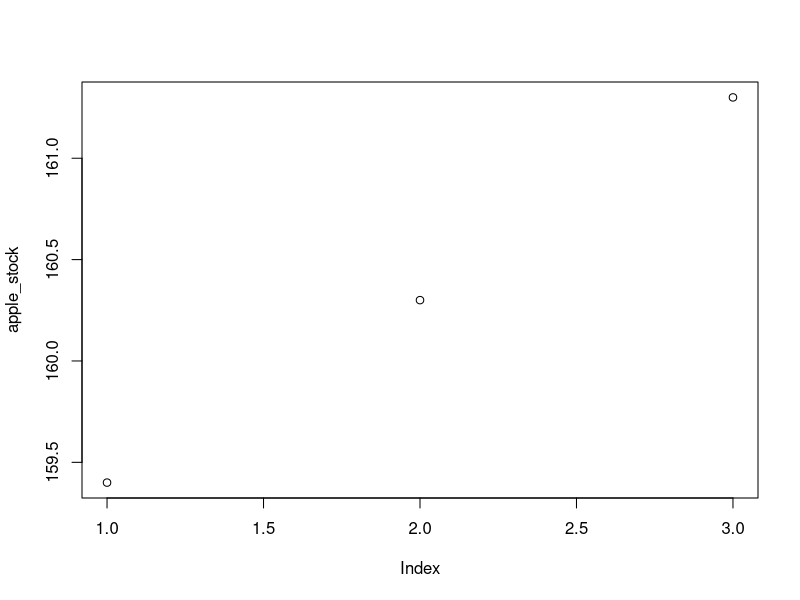
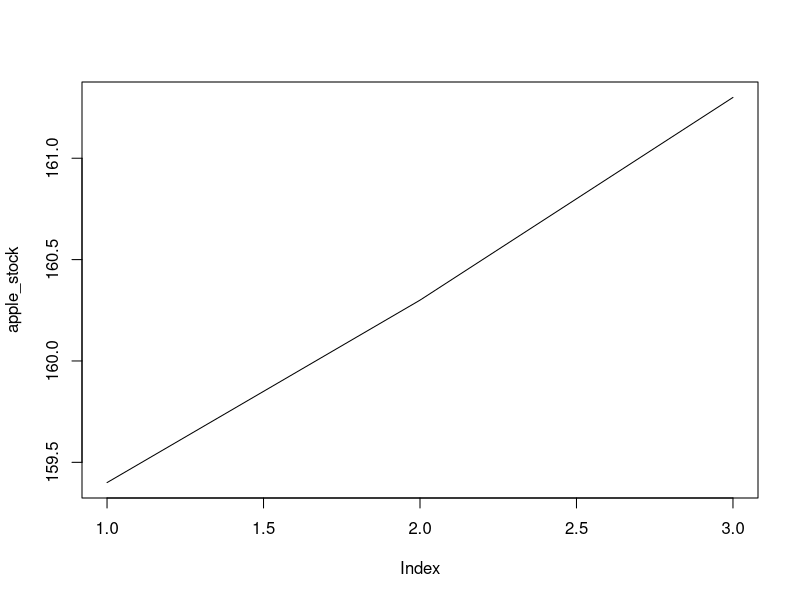
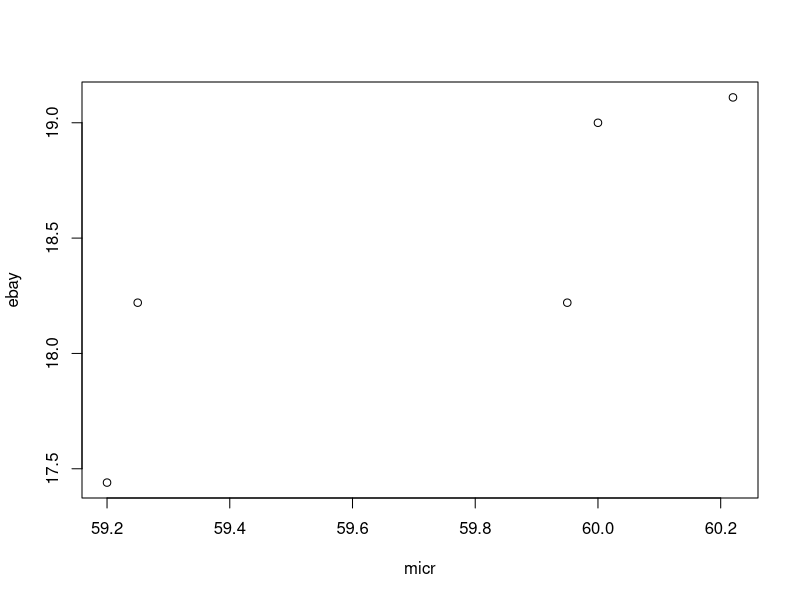

These figures' R source, in order:
# Intro to R for Finance

# [1] The Basics

1 + 2

# Variables or objects
my_number <- 5
my_number

#Arithmetic in R
dan <- 100
rob <- 50
dan + rob

# R Scripts

# Financial Returns
# stock Returns, growth rates or return multiplier
starting_cash <- 100
interest_rate <- 5
mult <- 1 + interest_rate / 100
new_cash <- starting_cash * mult
# Multiple periods
jan_ret <- 5
jan_mult <- 1 + jan_ret / 100
feb_ret <- 10
feb_mult <- 1 + feb_ret / 100
new_cash <- starting_cash * jan_mult * feb_mult

# Basic data types
# Numeric
42.5
5L
# Character
"Hello World"
# Logical
TRUE
FALSE
# Variables and data types
answer <- TRUE
class(answer)
class(5)

# [2] Vectors and Matrices

# What is a vector
apple <- 159.4
apple_stock <- c(159.4, 160.3, 161.3)
apple_stock
is.vector(apple_stock)

# c()ombine
grocery <- c("apple", "orange", "cereal")
grocery

# vector names()

names(apple_stock) <- c("Monday", "Tuesday", "Wednesday")
apple_stock

# Vectors of 12 months of returns, and month names
ret <- c(5, 2, 3, 7, 8, 3, 5, 9, 1, 4, 6, 3)
months <- c("Jan", "Feb", "Mar", "Apr", "May", "Jun", "Jul", "Aug", "Sep", "Oct", "Nov", "Dec")
# Add names to ret
names(ret) <- months
# Print out ret to see the new names!
ret

# Look at the data
apple_stock
# Plot the data points
plot(apple_stock)
# Plot the data as a line graph
plot(apple_stock, type = "l")

# Vector Manipulation
dan <- c(100, 200, 150)
rob <- c(50, 75, 100)
monthly_total <- dan + rob
monthly_total

sum(monthly_total)

# Operators +, -, * 

# Vector Subsetting
# First 6 months of returns
ret[1:6]
# Just March and May
ret[c("Mar","May")]
# Omit the first month of returns
ret[-1]

# Matrices

my_matrix <- matrix(c(2, 3, 4, 5), nrow=2, ncol=2)
my_matrix

my_matrix <- matrix(c(2, 3, 4, 5), nrow=2, ncol=2, byrow=TRUE)
my_matrix

# Matrix - a 2D vector  cbind() rbind()

micr <- c(59.20, 59.25, 60.22, 59.95, 60.00)
ebay <- c(17.44, 18.22, 19.11, 18.22, 19.00)

cbind(micr, ebay)

rbind(micr, ebay)

# cor()relation

cor(micr, ebay)

me_matrix <- cbind(micr, ebay)
cor(me_matrix)

# A vector of 9 numbers
my_vector <- c(1, 2, 3, 4, 5, 6, 7, 8, 9)
# 3x3 matrix
my_matrix <- matrix(data = my_vector, nrow = 3, ncol = 3)
# Print my_matrix
my_matrix
# Filling across using byrow = TRUE
matrix(data = c(2, 3, 4, 5), nrow = 2, ncol = 2, byrow = TRUE)

apple <- c(109.49, 109.90, 109.11, 109.95, 111.03)
ibm <- c(159.82, 160.02, 159.84, 160.35, 164.79)
# cbind the vectors together
cbind_stocks <- cbind(apple, ibm)
cbind_stocks
# rbind the vectors together
rbind_stocks <- rbind(apple,ibm,micr)
rbind_stocks

micr_ebay_matrix <- cbind(micr, ebay)
plot(micr_ebay_matrix)

stocks <- cbind(micr, ebay, apple)
stocks
# Third row
stocks[3,]
# Fourth and fifth row of the ibm column
stocks[c(4,5),2]
# apple and micr columns
stocks[,c(1,3)]

# [3] Data Frames

# [4] Factors

# [5] Lists










